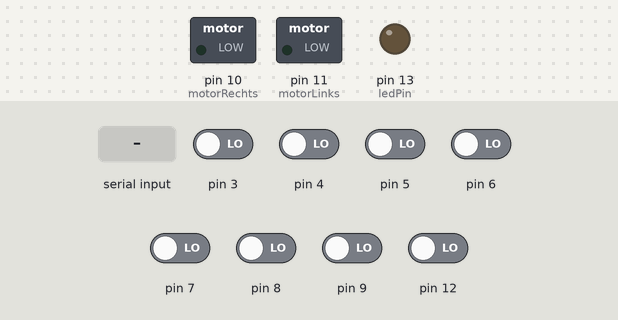
Bench run of a sketch on a simulated Arduino Uno, built with avr-gcc and run on an emulated ATmega328P. Shown: switched loads named in the sketch (green lamp = pin HIGH), output pins drawn as LEDs (lit = HIGH). The test bench sets the inputs (shaded band); at power-on: pin 3–9, pin 12 LOW.

Above: at 1.2 s.
1.3 s: "c" received over the second serial link
At 1.6 s:
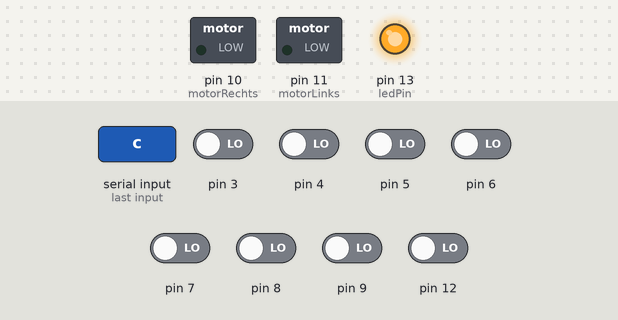
2.8 s: "1" received over the second serial link
At 5.6 s:
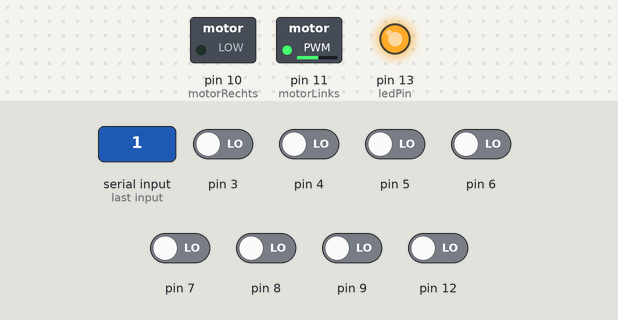
5.8 s: pin 4 driven HIGH
At 6.3 s:
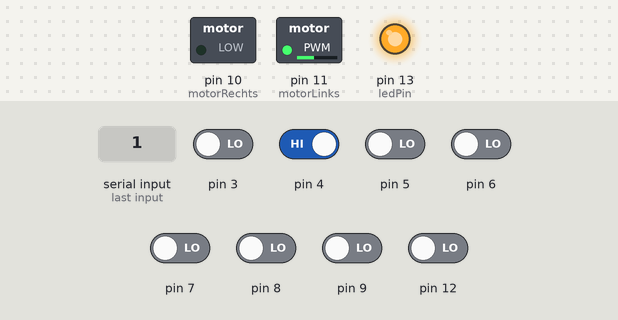
7.3 s: pin 6 driven HIGH
At 8.5 s:
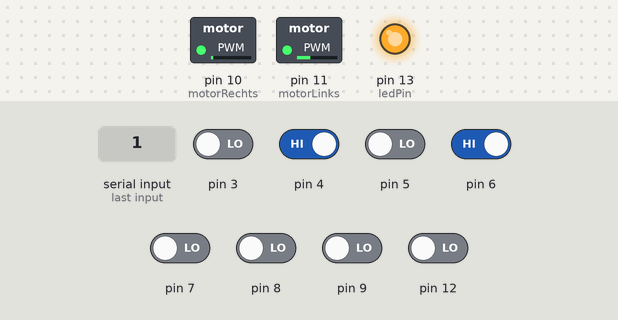
8.8 s: pin 7 driven HIGH
At 9.8 s:
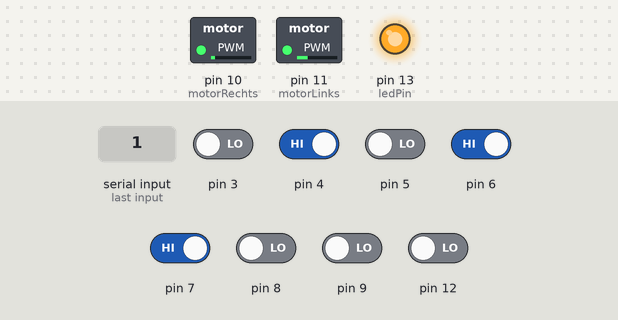
10.3 s: pin 3 driven HIGH
At 10.9 s:
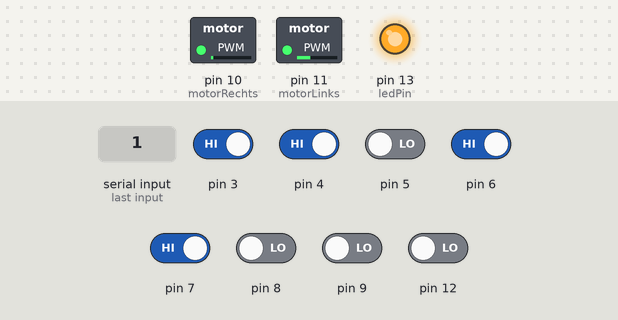
Timing chart, 0 to 12.8 s (numbered marks = the images above; inputs shaded):
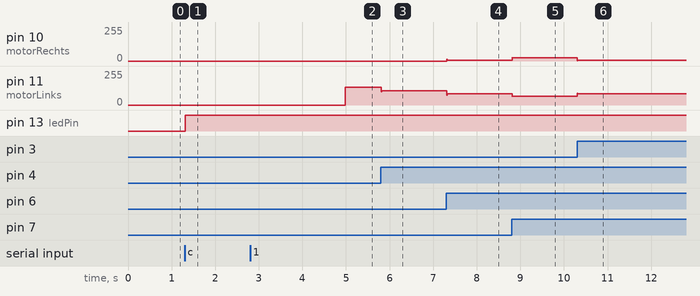

The sketch:

LineFollowerBotV3.ino
```cpp
// Bluetooth
#include <SoftwareSerial.h>
char BluetoothData;             // Variabele om data van BT-module op te slaan
SoftwareSerial WhaddaBT(0, 1);  // RX | TX

// LineSensor
#include <QTRSensors.h>
QTRSensors qtr;
const uint8_t SensorCount = 8;
uint16_t sensorValues[SensorCount];

// Movement
int motorLinks = 11;
int motorRechts = 10;
int speedR = 45;
int speedL = 45;

int ledPin = 13;
bool setupDone = false;
bool Movement = false;

// PID-parameters
float Kp = 0.35;
float Ki = 0.0;
float Kd = 0.1;

// PID-variabelen
float lastError = 0;
float integral = 0;

void setup() {
    pinMode(ledPin, OUTPUT);
    WhaddaBT.begin(9600);

    // LineSensor configuratie
    qtr.setTypeRC();
    qtr.setSensorPins((const uint8_t[]){ 3, 4, 5, 6, 7, 8, 9, 12 }, SensorCount);
    qtr.setEmitterPin(2);

    pinMode(motorRechts, OUTPUT);
    pinMode(motorLinks, OUTPUT);
}

void loop() {
    uint16_t position = qtr.readLineBlack(sensorValues);

    if (WhaddaBT.available()) {
        BluetoothData = WhaddaBT.read();
        if (BluetoothData == 'c') {
            WhaddaBT.println("Calibrating...");
            Calibrate();
            for (uint8_t i = 0; i < SensorCount; i++) {
                if ((qtr.calibrationOn.minimum[i] > 100) || (qtr.calibrationOn.maximum[i] < 1000)) {
                    setupDone = false;
                    WhaddaBT.println("To recalibrate enter 'c'");
                    break;
                } else {
                    setupDone = true;
                }
            }
        }
    }

    if (setupDone) {
        if (BluetoothData == '1') {
            if (!Movement) {
                digitalWrite(ledPin, HIGH);
                WhaddaBT.println("LineFollowerBot Start");
                Movement = true;
            }
            WhaddaBT.println(position);

            int correction = pid_control(position);

            int leftSpeed = speedL - correction;
            int rightSpeed = speedR + correction;

            leftSpeed = constrain(leftSpeed, 0, 255);
            rightSpeed = constrain(rightSpeed, 0, 255);

            analogWrite(motorLinks, leftSpeed);
            analogWrite(motorRechts, rightSpeed);
        } else if (BluetoothData == '0' && Movement) {
            digitalWrite(ledPin, LOW);
            WhaddaBT.println("LineFollowerBot Stop");
            analogWrite(motorLinks, 0);
            analogWrite(motorRechts, 0);
            Movement = false;
        }
    }
}

int pid_control(uint16_t position) {
    float error = ((float)position - 3500) / 3500.0;
    integral += error;
    float derivative = error - lastError;
    float correction = Kp * error + Ki * integral + Kd * derivative;
    lastError = error;
    return (int)(correction * 255);
}

void Calibrate() {
    digitalWrite(ledPin, HIGH);
    for (uint16_t i = 0; i < 100; i++) {
        qtr.calibrate();
    }
    WhaddaBT.println("Calibration minimum:");
    for (uint8_t i = 0; i < SensorCount; i++) {
        WhaddaBT.print(qtr.calibrationOn.minimum[i]);
        WhaddaBT.print('|');
    }
    WhaddaBT.println();
    WhaddaBT.println("Calibration maximum:");
    for (uint8_t i = 0; i < SensorCount; i++) {
        WhaddaBT.print(qtr.calibrationOn.maximum[i]);
        WhaddaBT.print('|');
    }
    WhaddaBT.println();
    WhaddaBT.println();
    delay(1000);
}
```

Measured:
- after the input at 1.3 s, pin 13 (ledPin): LOW → HIGH at once
- after the input at 2.8 s, pin 11 (motorLinks): 0/255 → 134/255 after 2.2 s
- after the input at 5.8 s, pin 11 (motorLinks): 134/255 → 108/255 at once
- after the input at 7.3 s, pin 10 (motorRechts): 0/255 → 7/255 at once; pin 11 (motorLinks): 108/255 → 83/255 at once
- after the input at 8.8 s, pin 10 (motorRechts): 7/255 → 24/255 at once; pin 11 (motorLinks): 83/255 → 66/255 at once
- after the input at 10.3 s, pin 10 (motorRechts): 24/255 → 7/255 at once; pin 11 (motorLinks): 66/255 → 83/255 at once
